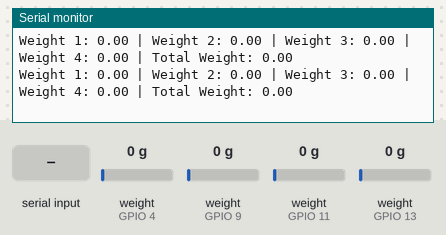
This sketch was run on a simulated ESP8266 (NodeMCU). Parts: the last lines printed to the serial monitor. The test bench sets the inputs (shaded band); at power-on: weight on the scale (sensors on GPIO 4, GPIO 9, GPIO 11, GPIO 13) 0 g. EEPROM starts erased.

Above: at 10.8 s.
10.9 s: "t" received over Serial
At 11.07 s:
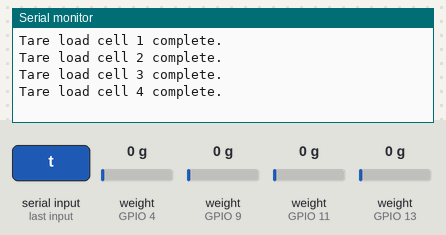
12.4 s: weight on the scale (sensor on GPIO 4) set to 100 g
At 13.1 s:
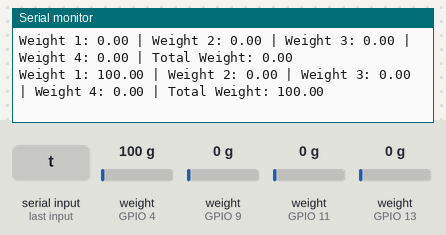
13.9 s: weight on the scale (sensor on GPIO 9) set to 100 g
At 14.6 s:
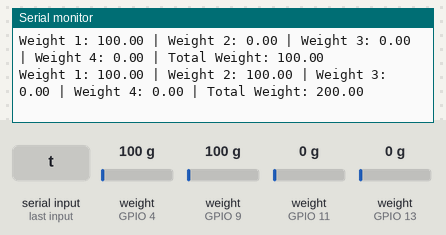
15.4 s: weight on the scale (sensor on GPIO 11) set to 100 g
At 16.1 s:
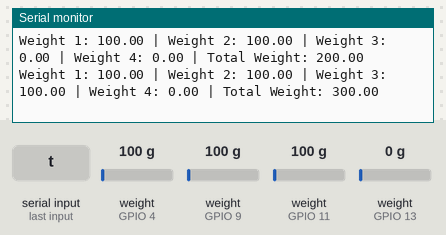
16.9 s: weight on the scale (sensor on GPIO 13) set to 100 g
At 17.6 s:
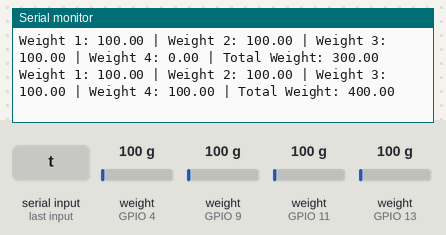
18.4 s: weight on the scale (sensor on GPIO 4) set to 1250 g
At 19.1 s:
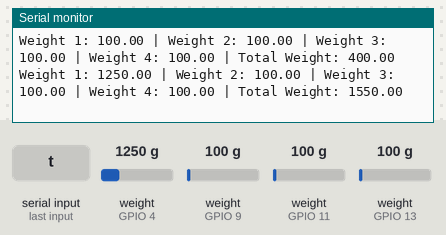
Timing chart, 0 to 20.9 s (numbered marks = the images above; inputs shaded):
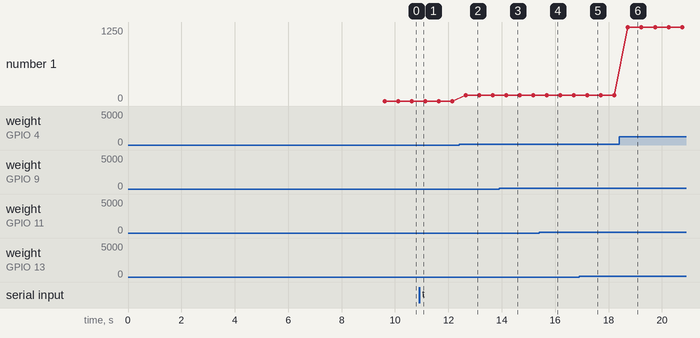

Measured:
- after the input at 10.9 s, the serial monitor: prints a new line at once (image 1)
- after the input at 12.4 s, the serial monitor: prints a new line after 0.25 s (image 2)
- after the input at 13.9 s, the serial monitor: prints a new line after 0.26 s (image 3)
- after the input at 15.4 s, the serial monitor: prints a new line after 0.28 s (image 4)
- after the input at 16.9 s, the serial monitor: prints a new line after 0.30 s (image 5)
- after the input at 18.4 s, the serial monitor: prints a new line after 0.32 s (image 6)
- plotted number 1: 0 → 100 after the input at 12.4 s, 100 → 1250 after the input at 18.4 s

The sketch:

Fourscales_nowireless_running.ino
```cpp
//-------------------------------------------------------------------------------------
// HX711_ADC.h
// Arduino master library for HX711 24-Bit Analog-to-Digital Converter for Weigh Scales
// Olav Kallhovd sept2017
// This is an example sketch on how to use this library for four HX711 modules
//-------------------------------------------------------------------------------------

#include <HX711_ADC.h>
#if defined(ESP8266)|| defined(ESP32) || defined(AVR)
#include <EEPROM.h>
#endif

// Define pins for each load cell
const int HX711_dout1 = 4;
const int HX711_sck1 = 5;

const int HX711_dout2 = 9;
const int HX711_sck2 = 8;

const int HX711_dout3 = 11;
const int HX711_sck3 = 10;

const int HX711_dout4 = 13;
const int HX711_sck4 = 12;

// Create HX711 instances
HX711_ADC LoadCell1(HX711_dout1, HX711_sck1);
HX711_ADC LoadCell2(HX711_dout2, HX711_sck2);
HX711_ADC LoadCell3(HX711_dout3, HX711_sck3);
HX711_ADC LoadCell4(HX711_dout4, HX711_sck4);

// EEPROM addresses for each load cell's calibration value
const int calVal_eepromAdress1 = 0;
const int calVal_eepromAdress2 = 10;
const int calVal_eepromAdress3 = 20;
const int calVal_eepromAdress4 = 30;

unsigned long t = 0;

void setup() {
  Serial.begin(57600);
  delay(10);
  Serial.println("Starting...");

  // Load calibration values from EEPROM
  float calibrationValue1;
  float calibrationValue2;
  float calibrationValue3;
  float calibrationValue4;

  EEPROM.get(calVal_eepromAdress1, calibrationValue1);
  EEPROM.get(calVal_eepromAdress2, calibrationValue2);
  EEPROM.get(calVal_eepromAdress3, calibrationValue3);
  EEPROM.get(calVal_eepromAdress4, calibrationValue4);

  // Initialize the load cells
  LoadCell1.begin();
  LoadCell2.begin();
  LoadCell3.begin();
  LoadCell4.begin();

  // Allow time for stabilization
  unsigned long stabilizingtime = 2000; // 2 seconds stabilizing time
  bool tare = true;

  // Start load cells with tare
  byte loadcell1_rdy = 0;
  byte loadcell2_rdy = 0;
  byte loadcell3_rdy = 0;
  byte loadcell4_rdy = 0;

  while ((loadcell1_rdy + loadcell2_rdy + loadcell3_rdy + loadcell4_rdy) < 4) {
    if (!loadcell1_rdy) loadcell1_rdy = LoadCell1.startMultiple(stabilizingtime, tare);
    if (!loadcell2_rdy) loadcell2_rdy = LoadCell2.startMultiple(stabilizingtime, tare);
    if (!loadcell3_rdy) loadcell3_rdy = LoadCell3.startMultiple(stabilizingtime, tare);
    if (!loadcell4_rdy) loadcell4_rdy = LoadCell4.startMultiple(stabilizingtime, tare);
  }

  // Check for startup errors
  if (LoadCell1.getTareTimeoutFlag()) Serial.println("Timeout on load cell 1.");
  if (LoadCell2.getTareTimeoutFlag()) Serial.println("Timeout on load cell 2.");
  if (LoadCell3.getTareTimeoutFlag()) Serial.println("Timeout on load cell 3.");
  if (LoadCell4.getTareTimeoutFlag()) Serial.println("Timeout on load cell 4.");

  // Set calibration factors
  LoadCell1.setCalFactor(calibrationValue1);
  LoadCell2.setCalFactor(calibrationValue2);
  LoadCell3.setCalFactor(calibrationValue3);
  LoadCell4.setCalFactor(calibrationValue4);

  Serial.println("All load cells ready.");
}

void loop() {
  static bool newDataReady = 0;
  const int serialPrintInterval = 500; // print every 500ms

  // Check for new data
  if (LoadCell1.update()) newDataReady = true;
  LoadCell2.update();
  LoadCell3.update();
  LoadCell4.update();

  if (newDataReady) {
    if (millis() > t + serialPrintInterval) {
      // Get data from all load cells and sum the values
      float weight1 = LoadCell1.getData();
      float weight2 = LoadCell2.getData();
      float weight3 = LoadCell3.getData();
      float weight4 = LoadCell4.getData();

      float totalWeight = weight1 + weight2 + weight3 + weight4;

      // Print individual and total weights
      Serial.print("Weight 1: "); Serial.print(weight1);
      Serial.print(" | Weight 2: "); Serial.print(weight2);
      Serial.print(" | Weight 3: "); Serial.print(weight3);
      Serial.print(" | Weight 4: "); Serial.print(weight4);
      Serial.print(" | Total Weight: "); Serial.println(totalWeight);

      newDataReady = 0;
      t = millis();
    }
  }

  // Command to tare all load cells by sending 't'
  if (Serial.available() > 0) {
    char inByte = Serial.read();
    if (inByte == 't') {
      LoadCell1.tareNoDelay();
      LoadCell2.tareNoDelay();
      LoadCell3.tareNoDelay();
      LoadCell4.tareNoDelay();
    }
  }

  // Check if tare operation is complete for each load cell
  if (LoadCell1.getTareStatus()) Serial.println("Tare load cell 1 complete.");
  if (LoadCell2.getTareStatus()) Serial.println("Tare load cell 2 complete.");
  if (LoadCell3.getTareStatus()) Serial.println("Tare load cell 3 complete.");
  if (LoadCell4.getTareStatus()) Serial.println("Tare load cell 4 complete.");
}
```
